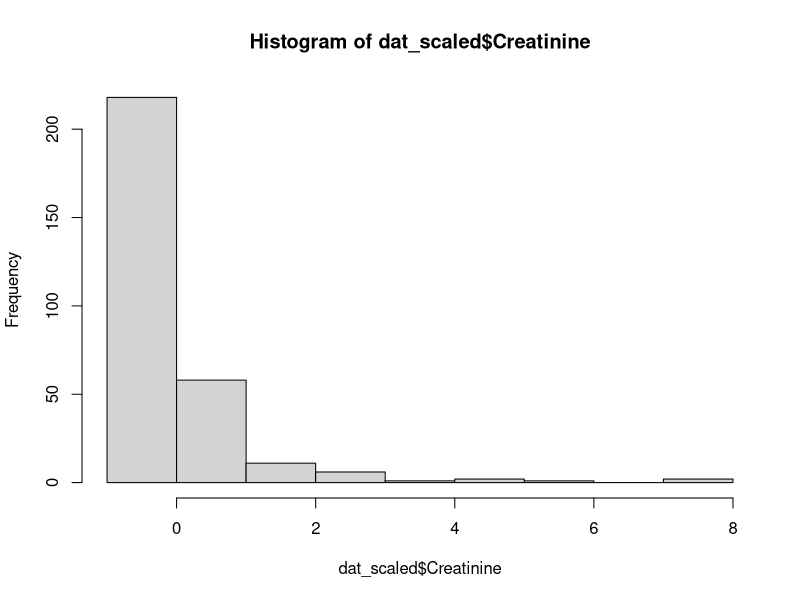
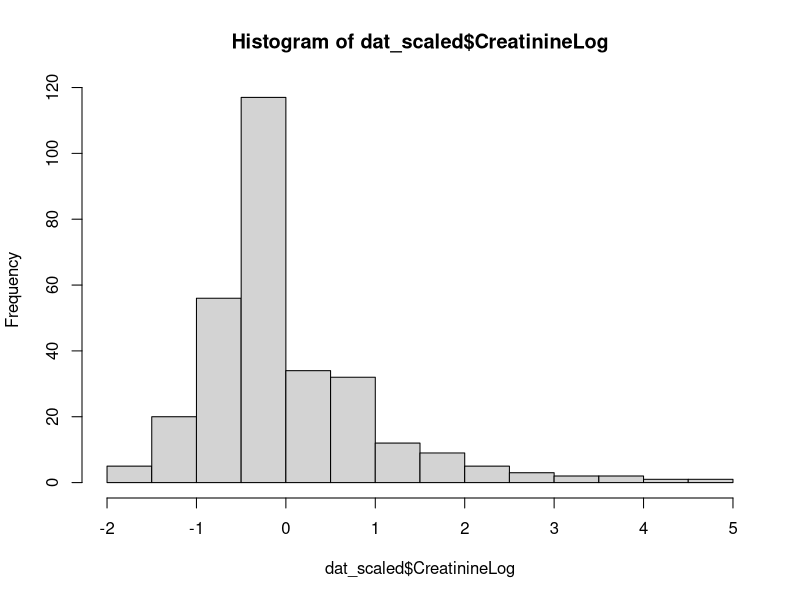
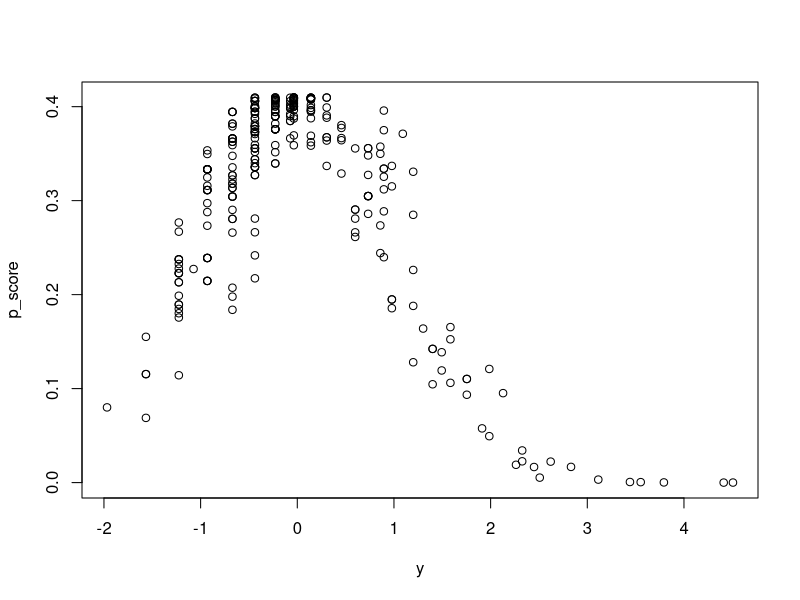
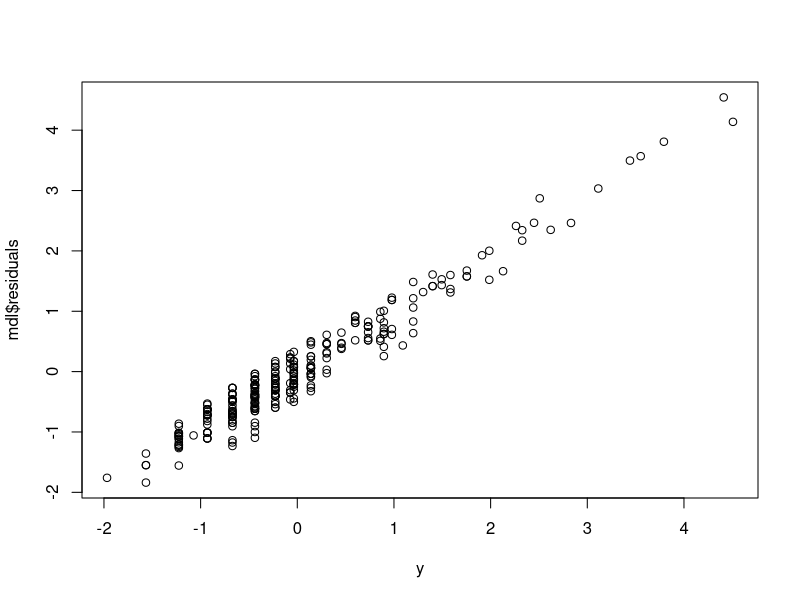
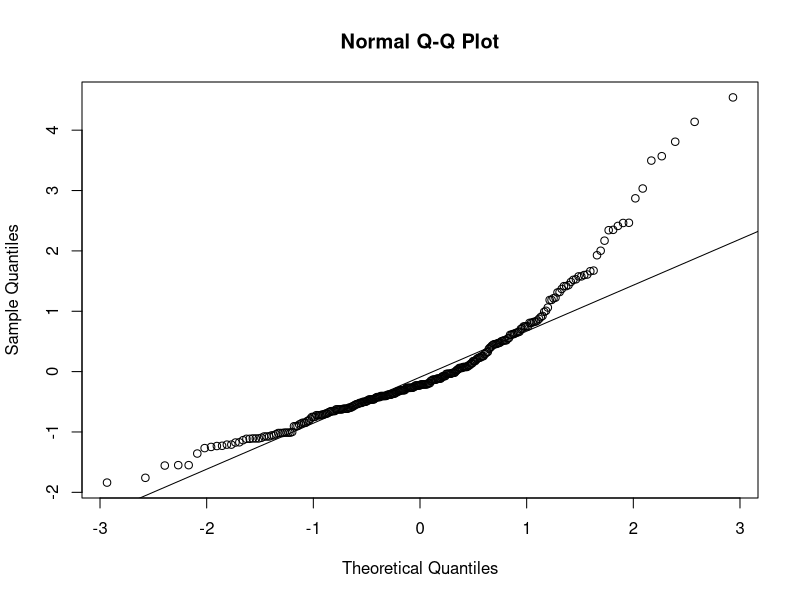
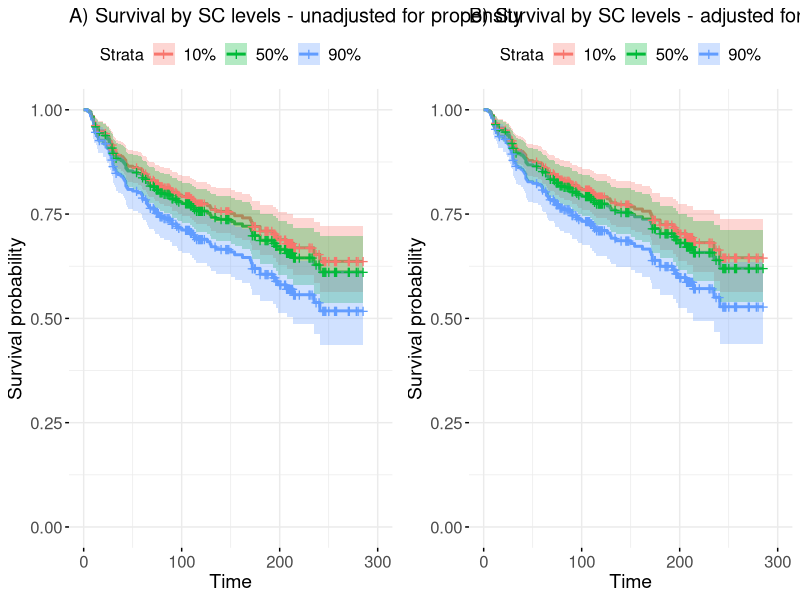
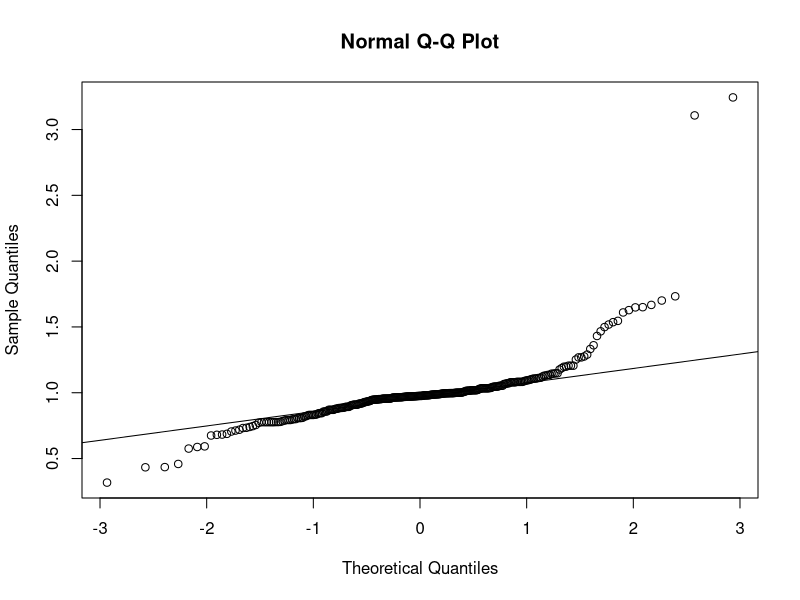
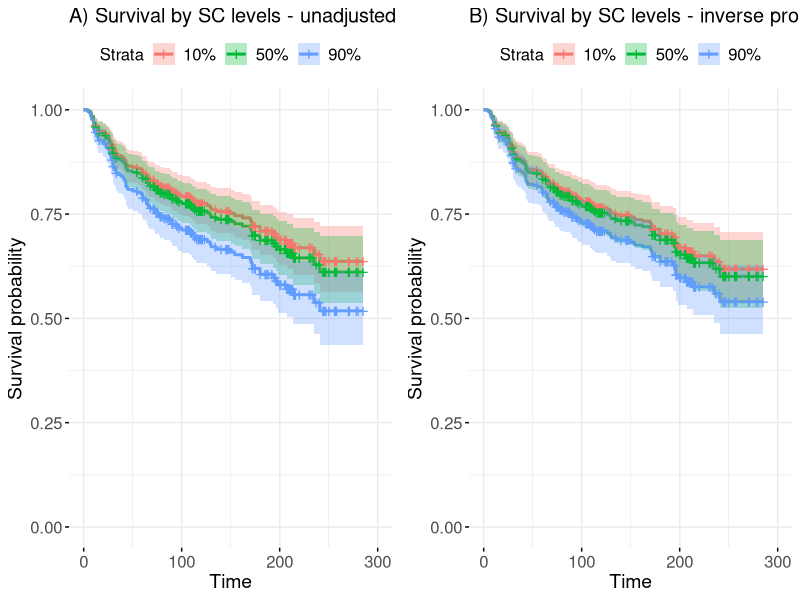

Write the R code that produced these figures, in order.
## ---- chunk 1
library(tidyverse)
library(survival)
library(survminer)
## ---- chunk 2
dat <- read.csv("S1Data.csv")

dat_scaled <- dat %>%
  mutate(
    Gender = factor(Gender, labels = c("Female", "Male")),
    across(c(Event, Smoking:Anaemia), as.logical),
    CreatinineLog = log(Creatinine)
  ) %>%
  mutate(across(where(is.numeric), function(x) {
    if (cur_column() == "TIME") return(x)
    scale(x)
  }))

dat_scaled
## ---- chunk 3
hist(dat_scaled$Creatinine)

hist(dat_scaled$CreatinineLog)
## ---- chunk 4
mdl <- lm( CreatinineLog ~ Age,
            data=dat_scaled)

sigma <- sd(mdl$residuals)

y_hat <- fitted(mdl)
y <- dat_scaled$CreatinineLog

p_score = dnorm(y,y_hat,sigma)

plot(y, p_score)
## ---- chunk 5
plot(y, mdl$residuals)
## ---- chunk 6
qqnorm(mdl$residuals)
qqline(mdl$residuals)
## ---- chunk 7
m_cox <- coxph(Surv(TIME, Event) ~ Creatinine,
                data = dat_scaled)

summary( m_cox )
## ---- chunk 8
m_cox_adjust <- coxph(Surv(TIME, Event) ~ Creatinine + Age + p_score,
                      data = dat_scaled)

summary( m_cox_adjust )
## ---- chunk 9
crea_df <- with(dat_scaled, {
  data.frame(
    Age = mean(Age),
    p_score = mean(p_score),
    Creatinine = quantile(Creatinine, c(0.1, 0.5, 0.9))
  )
})

cox_crea <- survfit(m_cox, newdata = crea_df)
g_crea <- ggsurvplot(cox_crea,
                     ggtheme = theme_minimal(), data = crea_df) +
  labs(title = "A) Survival by SC levels - unadjusted for propensity")

cox_crea_adj <- survfit(m_cox_adjust, newdata = crea_df)
g_crea_adj <- ggsurvplot(cox_crea_adj,
                         ggtheme = theme_minimal(), data = crea_df) +
  labs(title = "B) Survival by SC levels - adjusted for propensity")

ggarrange(plotlist = lapply(list(g_crea, g_crea_adj), function (sp) {
  sp$plot +
    theme(
      text = element_text(size = 12),
      axis.text = element_text(size = 12),
      axis.title = element_text(size = 14),
      legend.text = element_text(size = 12)
    )
}))

ggsave(file.path("images", "surv_propensity.pdf"), width = 12, height = 5)
## ---- chunk 10
mdl_num <- lm(CreatinineLog ~ 1, data = dat_scaled)

sigma_num <- sd(mdl_num$residuals)
y_hat_num <- fitted(mdl_num)

num <- dnorm(y, y_hat_num, sigma_num)

dat_scaled <- dat_scaled %>%
  mutate(ipw = num / p_score)
## ---- chunk 11
qqnorm(dat_scaled$ipw)
qqline(dat_scaled$ipw)
## ---- chunk 12
m_cox_ipw <- coxph(Surv(TIME, Event) ~ Creatinine,
                      data = dat_scaled, weights = ipw)

summary( m_cox_ipw )
## ---- chunk 13
crea_df <- with(dat_scaled, {
  data.frame(
    Creatinine = quantile(Creatinine, c(0.1, 0.5, 0.9))
  )
})

cox_crea <- survfit(m_cox, newdata = crea_df)
g_crea <- ggsurvplot(cox_crea,
                     ggtheme = theme_minimal(), data = crea_df) +
  labs(title = "A) Survival by SC levels - unadjusted")

cox_crea_adj <- survfit(m_cox_ipw, newdata = crea_df)
g_crea_adj <- ggsurvplot(cox_crea_adj,
                         ggtheme = theme_minimal(), data = crea_df) +
  labs(title = "B) Survival by SC levels - inverse probability weighted")

ggarrange(plotlist = lapply(list(g_crea, g_crea_adj), function (sp) {
  sp$plot +
    theme(
      text = element_text(size = 12),
      axis.text = element_text(size = 12),
      axis.title = element_text(size = 14),
      legend.text = element_text(size = 12)
    )
}))

ggsave(file.path("images", "surv_propensity_ipw.pdf"), width = 12, height = 5)
